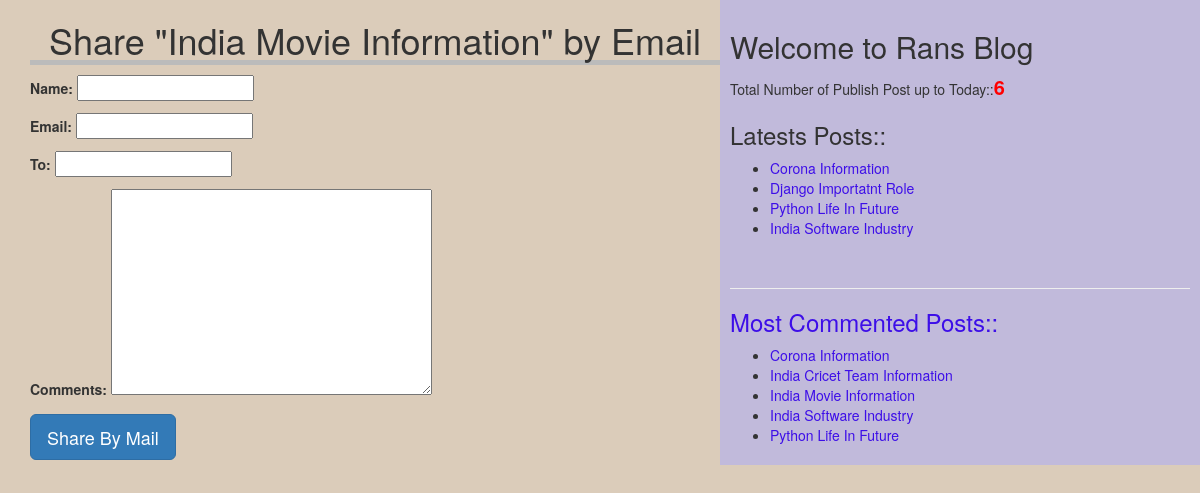
The page /share/2 on the database its author committed.
### blog/models.py (models this page shows, shortened)
class Post(models.Model):
    STATUS_CHOICES=(('draft','Draft'),('published','Published' ))
    title=models.CharField(max_length=256)
    slug=models.SlugField(max_length=264,unique_for_date='publish')
    author=models.ForeignKey(User,related_name='blog_posts',on_delete=models.DO_NOTHING)
    body=models.TextField()
    publish=models.DateTimeField(default=timezone.now)
    created=models.DateTimeField(auto_now_add=True)
    updated=models.DateTimeField(auto_now=True)
    status=models.CharField(max_length=10,choices=STATUS_CHOICES,default='draft')
    objects=CustomManager()
    tags=TaggableManager()
    class Meta:
        ordering=('-publish',)

### blog/views.py (the view)
# urls.py: path('share/<int:id>', views.mail_send_view),
def mail_send_view(request,id):
    post=get_object_or_404(Post,id=id,status='published')
    sent =False
    if request.method=='POST':
        form=EmailSendForm(request.POST)
        if form.is_valid():
            cd=form.cleaned_data
            subject='{}({}) recommands you to read {}'.format(cd['name'],cd['email'],post.title)
            message='Read Post At :\n{}\n\n{}\'s comments:\n{}'.format('url',cd['name'],cd['comments'])
            print(message)
            sent=True
    else:
        form=EmailSendForm()
    form=EmailSendForm()
    return render(request,'blog/sharebymail.html',{'form':form,'post':post})

### blog/forms.py
class EmailSendForm(forms.Form):
    name=forms.CharField()
    email=forms.EmailField()
    to=forms.EmailField()
    comments=forms.CharField(required=False,widget=forms.Textarea)

### blog/models.py (called while the page is built)
    def get_queryset(self):
        return super().get_queryset().filter(status='published')

### blog/templatetags/blog_tags.py (called while the page is built)
@register.simple_tag(name='my_tag')
def total_posts():
    return Post.objects.count()

@register.inclusion_tag('blog/latest_posts123.html')
def show_latest_posts():
    latest_posts=Post.objects.order_by('-publish')[:4]
    return {'latest_posts':latest_posts}

@register.simple_tag
def get_most_commented_posts(count=5):
    return Post.objects.annotate(total_comments=Count('comments')).order_by('-total_comments')[:count]

### template/blog/sharebymail.html (shortened to what this page needs)
<!DOCTYPE html>
{%extends 'blog/base.html'%}
{%block content%}
{%if sent%}
<h1>Email Successfully Sent</h1>
<h2>Post With Title : "{{post.title}}" Information shared by Email</h2>
{%else%}
<h1>Share "{{post.title}}" by Email</h1>
    <form method="post">
      {{form.as_p}}
      <input type="submit" class = 'btn btn-primary btn-lg' name="" value="Share By Mail">
    </form>
{%endif%}
{%endblock%}

### template/blog/base.html (shortened to what this page needs)
<!DOCTYPE html>
{%load blog_tags%}
{%load static%}
<html lang="en" dir="ltr">
  <head>
    <link rel="stylesheet" href="https://stackpath.bootstrapcdn.com/bootstrap/3.4.1/css/bootstrap.min.css"
>
<link rel="stylesheet" href="{%static "css/blog.css" %}">
  </head>
  <body>
      <div class="content">
        {%block content%}
        {%endblock%}
    </div>
    <div class='sidebar'>
      <h2>Welcome to Rans Blog</h2>
      <p>Total Number of Publish Post up to Today::<span id='pcount'>{%my_tag%}</span></p>
      <h3>Latests Posts::</h3>{%show_latest_posts%} <br>
      <hr>
      <h3>Most Commented Posts::</h3>
      {%get_most_commented_posts as most_commented_posts%}
      <ul>
        {%for post in most_commented_posts%}
        <li><a href="/detail/{{post.publish.year}}/{{post.publish.month}}/{{post.publish.day}}/{{post.slug}}">{{post.title}}</li>
          {%endfor%}
      </ul>
    </div>
  </body>
</html>

### template/blog/latest_posts123.html
<ul>
  {%for post in latest_posts%}
  <li><a href="/detail/{{post.publish.year}}/{{post.publish.month}}/{{post.publish.day}}/{{post.slug}}">{{post.title}}</li>
  {%endfor%}
</ul>

### static/css/blog.css (style rules this page uses)
.content { width: 60%; float:left; padding: 0 0 0 30px; background: #dbccba; }
.sidebar { width: 40%; float: right; padding: 10px; background: #c1badb; }
h1 { text-align: center; border-bottom: 5px solid #bbb; }
body { background-color: #dbccba; }
#pcount { font-size: 20px; color: red; font-weight: bold; }
a { color: #3d0ee8; }

### rows shown on the page
Post: title "India Movie Information"
Post: title "Corona Information"
Post: title "Django Importatnt Role"
Post: title "Python Life In Future"
Post: title "India Software Industry"
Post: title "India Cricet Team Information"
